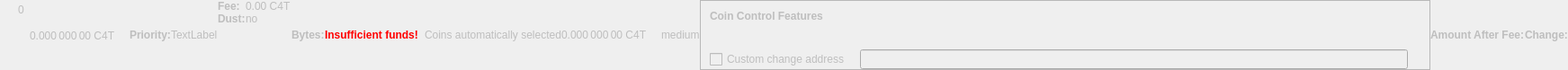
    <widget class="QWidget" name="dummyHideWidget" native="true">
     <property name="enabled">
      <bool>false</bool>
     </property>
     <property name="maximumSize">
      <size>
       <width>100</width>
       <height>22</height>
      </size>
     </property>
     <layout class="QHBoxLayout" name="dummyHideLayout">
      <property name="spacing">
       <number>0</number>
      </property>
      <property name="leftMargin">
       <number>0</number>
      </property>
      <property name="topMargin">
       <number>0</number>
      </property>
      <property name="rightMargin">
       <number>0</number>
      </property>
      <property name="bottomMargin">
       <number>0</number>
      </property>
      <item>
       <layout class="QFormLayout" name="formLayoutCoinControl1">
        <property name="horizontalSpacing">
         <number>10</number>
        </property>
        <property name="verticalSpacing">
         <number>14</number>
        </property>
        <property name="leftMargin">
         <number>10</number>
        </property>
        <property name="topMargin">
         <number>4</number>
        </property>
        <property name="rightMargin">
         <number>6</number>
        </property>
        <item row="0" column="1">
         <widget class="QLabel" name="labelCoinControlBytes">
          <property name="cursor">
           <cursorShape>IBeamCursor</cursorShape>
          </property>
          <property name="contextMenuPolicy">
           <enum>Qt::ActionsContextMenu</enum>
          </property>
          <property name="text">
           <string notr="true">0</string>
          </property>
          <property name="textInteractionFlags">
           <set>Qt::LinksAccessibleByMouse|Qt::TextSelectableByKeyboard|Qt::TextSelectableByMouse</set>
          </property>
         </widget>
        </item>
       </layout>
      </item>
      <item>
       <widget class="QLabel" name="labelCoinControlAfterFee">
        <property name="enabled">
         <bool>false</bool>
        </property>
        <property name="sizePolicy">
         <sizepolicy hsizetype="Fixed" vsizetype="Fixed">
          <horstretch>0</horstretch>
          <verstretch>0</verstretch>
         </sizepolicy>
        </property>
        <property name="minimumSize">
         <size>
          <width>111</width>
          <height>12</height>
         </size>
        </property>
        <property name="maximumSize">
         <size>
          <width>111</width>
          <height>12</height>
         </size>
        </property>
        <property name="cursor">
         <cursorShape>IBeamCursor</cursorShape>
        </property>
        <property name="contextMenuPolicy">
         <enum>Qt::ActionsContextMenu</enum>
        </property>
        <property name="text">
         <string notr="true">0.000 000 00 C4T</string>
        </property>
        <property name="textInteractionFlags">
         <set>Qt::LinksAccessibleByMouse|Qt::TextSelectableByKeyboard|Qt::TextSelectableByMouse</set>
        </property>
       </widget>
      </item>
      <item>
       <widget class="QLabel" name="labelCoinControlPriorityText">
        <property name="enabled">
         <bool>false</bool>
        </property>
        <property name="font">
         <font>
          <weight>75</weight>
          <bold>true</bold>
         </font>
        </property>
        <property name="text">
         <string>Priority:</string>
        </property>
       </widget>
      </item>
      <item>
       <layout class="QHBoxLayout" name="horizontalLayout">
        <item>
         <widget class="QLabel" name="WarningLabel">
          <property name="text">
           <string>TextLabel</string>
          </property>
         </widget>
        </item>
       </layout>
      </item>
      <item>
       <layout class="QFormLayout" name="formLayoutCoinControl3">
        <property name="horizontalSpacing">
         <number>0</number>
        </property>
        <property name="verticalSpacing">
         <number>0</number>
        </property>
        <property name="leftMargin">
         <number>0</number>
        </property>
        <property name="topMargin">
         <number>0</number>
        </property>
        <property name="rightMargin">
         <number>0</number>
        </property>
        <item row="0" column="0">
         <widget class="QLabel" name="labelCoinControlFeeText">
          <property name="enabled">
           <bool>false</bool>
          </property>
          <property name="font">
           <font>
            <weight>75</weight>
            <bold>true</bold>
           </font>
          </property>
          <property name="text">
           <string>Fee:</string>
          </property>
          <property name="margin">
           <number>0</number>
          </property>
         </widget>
        </item>
        <item row="0" column="1">
         <widget class="QLabel" name="labelCoinControlFee">
          <property name="enabled">
           <bool>false</bool>
          </property>
          <property name="cursor">
           <cursorShape>IBeamCursor</cursorShape>
          </property>
          <property name="contextMenuPolicy">
           <enum>Qt::ActionsContextMenu</enum>
          </property>
          <property name="text">
           <string notr="true">0.00 C4T</string>
          </property>
          <property name="textInteractionFlags">
           <set>Qt::LinksAccessibleByMouse|Qt::TextSelectableByKeyboard|Qt::TextSelectableByMouse</set>
          </property>
         </widget>
        </item>
        <item row="1" column="0">
         <widget class="QLabel" name="labelCoinControlLowOutputText">
          <property name="enabled">
           <bool>false</bool>
          </property>
          <property name="font">
           <font>
            <weight>75</weight>
            <bold>true</bold>
           </font>
          </property>
          <property name="text">
           <string>Dust:</string>
          </property>
         </widget>
        </item>
        <item row="1" column="1">
         <widget class="QLabel" name="labelCoinControlLowOutput">
          <property name="enabled">
           <bool>false</bool>
          </property>
          <property name="cursor">
           <cursorShape>IBeamCursor</cursorShape>
          </property>
          <property name="contextMenuPolicy">
           <enum>Qt::ActionsContextMenu</enum>
          </property>
          <property name="text">
           <string>no</string>
          </property>
          <property name="textInteractionFlags">
           <set>Qt::LinksAccessibleByMouse|Qt::TextSelectableByKeyboard|Qt::TextSelectableByMouse</set>
          </property>
         </widget>
        </item>
       </layout>
      </item>
      <item>
       <widget class="QLabel" name="labelCoinControlBytesText">
        <property name="enabled">
         <bool>false</bool>
        </property>
        <property name="font">
         <font>
          <weight>75</weight>
          <bold>true</bold>
         </font>
        </property>
        <property name="text">
         <string>Bytes:</string>
        </property>
       </widget>
      </item>
      <item>
       <layout class="QFormLayout" name="formLayoutCoinControl2">
        <property name="horizontalSpacing">
         <number>0</number>
        </property>
        <property name="verticalSpacing">
         <number>0</number>
        </property>
        <property name="leftMargin">
         <number>0</number>
        </property>
        <property name="topMargin">
         <number>0</number>
        </property>
        <property name="rightMargin">
         <number>0</number>
        </property>
       </layout>
      </item>
      <item>
       <layout class="QHBoxLayout" name="horizontalLayoutCoinControl2">
        <property name="spacing">
         <number>0</number>
        </property>
        <property name="bottomMargin">
         <number>0</number>
        </property>
       </layout>
      </item>
      <item>
       <widget class="QLabel" name="labelCoinControlInsuffFunds">
        <property name="enabled">
         <bool>false</bool>
        </property>
        <property name="minimumSize">
         <size>
          <width>0</width>
          <height>0</height>
         </size>
        </property>
        <property name="font">
         <font>
          <weight>75</weight>
          <bold>true</bold>
         </font>
        </property>
        <property name="styleSheet">
         <string notr="true">color:red;font-weight:bold;</string>
        </property>
        <property name="text">
         <string>Insufficient funds!</string>
        </property>
        <property name="margin">
         <number>5</number>
        </property>
       </widget>
      </item>
      <item>
       <layout class="QFormLayout" name="formLayoutCoinControl4">
        <property name="horizontalSpacing">
         <number>0</number>
        </property>
        <property name="verticalSpacing">
         <number>0</number>
        </property>
        <property name="leftMargin">
         <number>0</number>
        </property>
        <property name="topMargin">
         <number>0</number>
        </property>
        <property name="rightMargin">
         <number>0</number>
        </property>
       </layout>
      </item>
      <item>
       <widget class="QLabel" name="labelCoinControlChangeLabel">
        <property name="enabled">
         <bool>false</bool>
        </property>
        <property name="sizePolicy">
         <sizepolicy hsizetype="Preferred" vsizetype="Expanding">
          <horstretch>0</horstretch>
          <verstretch>0</verstretch>
         </sizepolicy>
        </property>
        <property name="minimumSize">
         <size>
          <width>0</width>
          <height>0</height>
         </size>
        </property>
        <property name="text">
         <string/>
        </property>
        <property name="margin">
         <number>3</number>
        </property>
       </widget>
      </item>
      <item>
       <widget class="QLabel" name="labelCoinControlAutomaticallySelected">
        <property name="enabled">
         <bool>false</bool>
        </property>
        <property name="sizePolicy">
         <sizepolicy hsizetype="Fixed" vsizetype="Fixed">
          <horstretch>0</horstretch>
          <verstretch>0</verstretch>
         </sizepolicy>
        </property>
        <property name="minimumSize">
         <size>
          <width>0</width>
          <height>0</height>
         </size>
        </property>
        <property name="maximumSize">
         <size>
          <width>240</width>
          <height>16777215</height>
         </size>
        </property>
        <property name="text">
         <string>Coins automatically selected</string>
        </property>
        <property name="margin">
         <number>5</number>
        </property>
       </widget>
      </item>
      <item>
       <widget class="QLabel" name="labelCoinControlChange">
        <property name="enabled">
         <bool>false</bool>
        </property>
        <property name="sizePolicy">
         <sizepolicy hsizetype="Fixed" vsizetype="Fixed">
          <horstretch>0</horstretch>
          <verstretch>0</verstretch>
         </sizepolicy>
        </property>
        <property name="minimumSize">
         <size>
          <width>111</width>
          <height>0</height>
         </size>
        </property>
        <property name="maximumSize">
         <size>
          <width>111</width>
          <height>16777215</height>
         </size>
        </property>
        <property name="cursor">
         <cursorShape>IBeamCursor</cursorShape>
        </property>
        <property name="contextMenuPolicy">
         <enum>Qt::ActionsContextMenu</enum>
        </property>
        <property name="text">
         <string notr="true">0.000 000 00 C4T</string>
        </property>
        <property name="textInteractionFlags">
         <set>Qt::LinksAccessibleByMouse|Qt::TextSelectableByKeyboard|Qt::TextSelectableByMouse</set>
        </property>
       </widget>
      </item>
      <item>
       <widget class="QLabel" name="labelCoinControlPriority">
        <property name="enabled">
         <bool>false</bool>
        </property>
        <property name="cursor">
         <cursorShape>IBeamCursor</cursorShape>
        </property>
        <property name="contextMenuPolicy">
         <enum>Qt::ActionsContextMenu</enum>
        </property>
        <property name="text">
         <string>medium</string>
        </property>
        <property name="textInteractionFlags">
         <set>Qt::LinksAccessibleByMouse|Qt::TextSelectableByKeyboard|Qt::TextSelectableByMouse</set>
        </property>
       </widget>
      </item>
      <item>
       <widget class="QFrame" name="frameCoinControl">
        <property name="sizePolicy">
         <sizepolicy hsizetype="Expanding" vsizetype="Expanding">
          <horstretch>0</horstretch>
          <verstretch>0</verstretch>
         </sizepolicy>
        </property>
        <property name="maximumSize">
         <size>
          <width>16777215</width>
          <height>16777215</height>
         </size>
        </property>
        <property name="frameShape">
         <enum>QFrame::StyledPanel</enum>
        </property>
        <property name="frameShadow">
         <enum>QFrame::Sunken</enum>
        </property>
        <layout class="QVBoxLayout" name="verticalLayoutCoinControl2_2">
         <property name="spacing">
          <number>0</number>
         </property>
         <property name="leftMargin">
          <number>0</number>
         </property>
         <property name="topMargin">
          <number>0</number>
         </property>
         <property name="rightMargin">
          <number>0</number>
         </property>
         <property name="bottomMargin">
          <number>0</number>
         </property>
         <item>
          <layout class="QVBoxLayout" name="verticalLayoutCoinControl" stretch="0,0,0,1">
           <property name="spacing">
            <number>0</number>
           </property>
           <property name="leftMargin">
            <number>10</number>
           </property>
           <property name="topMargin">
            <number>10</number>
           </property>
           <item>
            <layout class="QHBoxLayout" name="horizontalLayoutCoinControl1">
             <property name="bottomMargin">
              <number>15</number>
             </property>
             <item>
              <widget class="QLabel" name="labelCoinControlFeatures">
               <property name="enabled">
                <bool>false</bool>
               </property>
               <property name="sizePolicy">
                <sizepolicy hsizetype="Preferred" vsizetype="Maximum">
                 <horstretch>0</horstretch>
                 <verstretch>0</verstretch>
                </sizepolicy>
               </property>
               <property name="font">
                <font>
                 <weight>75</weight>
                 <bold>true</bold>
                </font>
               </property>
               <property name="styleSheet">
                <string notr="true">font-weight:bold;</string>
               </property>
               <property name="text">
                <string>Coin Control Features</string>
               </property>
              </widget>
             </item>
            </layout>
           </item>
           <item>
            <widget class="QWidget" name="widgetCoinControl" native="true">
             <property name="sizePolicy">
              <sizepolicy hsizetype="Preferred" vsizetype="Preferred">
               <horstretch>0</horstretch>
               <verstretch>0</verstretch>
              </sizepolicy>
             </property>
             <property name="minimumSize">
              <size>
               <width>0</width>
               <height>0</height>
              </size>
             </property>
             <property name="styleSheet">
              <string notr="true"/>
             </property>
             <layout class="QHBoxLayout" name="horizontalLayoutCoinControl5_2">
              <property name="leftMargin">
               <number>0</number>
              </property>
              <property name="topMargin">
               <number>0</number>
              </property>
              <property name="rightMargin">
               <number>0</number>
              </property>
              <property name="bottomMargin">
               <number>0</number>
              </property>
              <item>
               <layout class="QHBoxLayout" name="horizontalLayoutCoinControl3">
                <property name="spacing">
                 <number>20</number>
                </property>
                <property name="topMargin">
                 <number>0</number>
                </property>
                <property name="bottomMargin">
                 <number>10</number>
                </property>
               </layout>
              </item>
             </layout>
            </widget>
           </item>
           <item>
            <layout class="QHBoxLayout" name="horizontalLayoutCoinControl4" stretch="0,0,0">
             <property name="spacing">
              <number>12</number>
             </property>
             <property name="sizeConstraint">
              <enum>QLayout::SetDefaultConstraint</enum>
             </property>
             <property name="topMargin">
              <number>5</number>
             </property>
             <property name="rightMargin">
              <number>5</number>
             </property>
             <item>
              <widget class="QCheckBox" name="checkBoxCoinControlChange">
               <property name="enabled">
                <bool>false</bool>
               </property>
               <property name="toolTip">
                <string>If this is activated, but the change address is empty or invalid, change will be sent to a newly generated address.</string>
               </property>
               <property name="text">
                <string>Custom change address</string>
               </property>
              </widget>
             </item>
             <item>
              <widget class="QValidatedLineEdit" name="lineEditCoinControlChange">
               <property name="enabled">
                <bool>false</bool>
               </property>
               <property name="sizePolicy">
                <sizepolicy hsizetype="Expanding" vsizetype="Fixed">
                 <horstretch>0</horstretch>
                 <verstretch>0</verstretch>
                </sizepolicy>
               </property>
              </widget>
             </item>
             <item>
              <widget class="QLabel" name="labelCoinControlChangeLabel_2">
               <property name="sizePolicy">
                <sizepolicy hsizetype="Preferred" vsizetype="Expanding">
                 <horstretch>0</horstretch>
                 <verstretch>0</verstretch>
                </sizepolicy>
               </property>
               <property name="minimumSize">
                <size>
                 <width>0</width>
                 <height>0</height>
                </size>
               </property>
               <property name="text">
                <string/>
               </property>
               <property name="margin">
                <number>3</number>
               </property>
              </widget>
             </item>
            </layout>
           </item>
           <item>
            <spacer name="verticalSpacerCoinControl">
             <property name="orientation">
              <enum>Qt::Vertical</enum>
             </property>
             <property name="sizeHint" stdset="0">
              <size>
               <width>800</width>
               <height>1</height>
              </size>
             </property>
            </spacer>
           </item>
          </layout>
         </item>
        </layout>
       </widget>
      </item>
      <item>
       <widget class="QLabel" name="labelCoinControlAfterFeeText">
        <property name="enabled">
         <bool>false</bool>
        </property>
        <property name="minimumSize">
         <size>
          <width>0</width>
          <height>0</height>
         </size>
        </property>
        <property name="maximumSize">
         <size>
          <width>16777215</width>
          <height>16777215</height>
         </size>
        </property>
        <property name="font">
         <font>
          <weight>75</weight>
          <bold>true</bold>
         </font>
        </property>
        <property name="text">
         <string>Amount After Fee:</string>
        </property>
        <property name="alignment">
         <set>Qt::AlignLeading|Qt::AlignLeft|Qt::AlignVCenter</set>
        </property>
        <property name="margin">
         <number>0</number>
        </property>
       </widget>
      </item>
      <item>
       <widget class="QLabel" name="labelCoinControlChangeText">
        <property name="enabled">
         <bool>false</bool>
        </property>
        <property name="sizePolicy">
         <sizepolicy hsizetype="Preferred" vsizetype="Preferred">
          <horstretch>0</horstretch>
          <verstretch>0</verstretch>
         </sizepolicy>
        </property>
        <property name="minimumSize">
         <size>
          <width>0</width>
          <height>0</height>
         </size>
        </property>
        <property name="maximumSize">
         <size>
          <width>16777215</width>
          <height>16777215</height>
         </size>
        </property>
        <property name="font">
         <font>
          <weight>75</weight>
          <bold>true</bold>
         </font>
        </property>
        <property name="text">
         <string>Change:</string>
        </property>
        <property name="alignment">
         <set>Qt::AlignLeading|Qt::AlignLeft|Qt::AlignVCenter</set>
        </property>
       </widget>
      </item>
     </layout>
    </widget>
